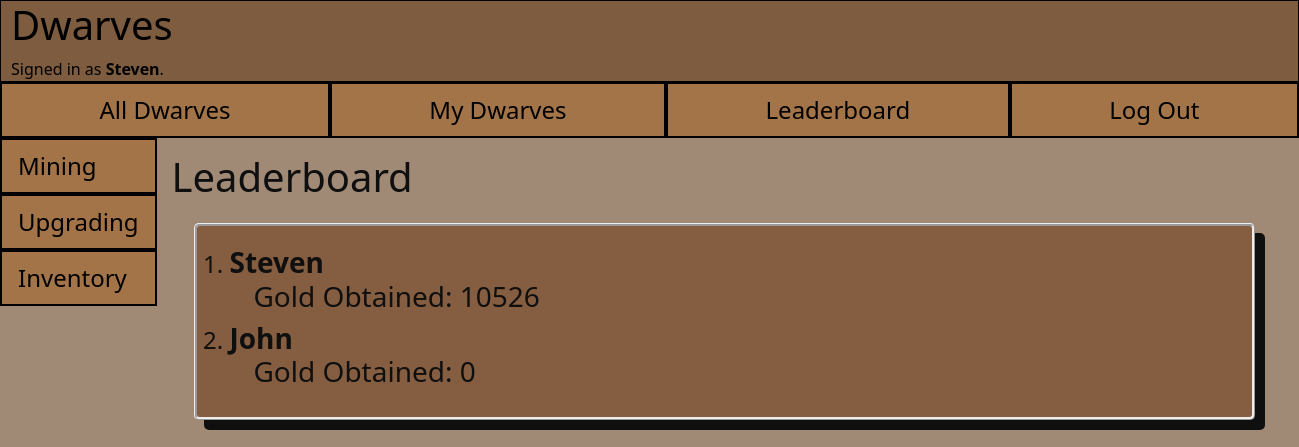
/leaderboard (signed in), run on the app's committed database.
### dwarves/models.py (models this page shows)
class User(AbstractUser):
    gold_obtained = models.IntegerField(default=0)

### dwarves/views.py (the view)
# urls.py: path("leaderboard", views.leaderboard, name="leaderboard"),
def leaderboard(request):
    users = User.objects.order_by("-gold_obtained")
    return render(request, "dwarves/leaderboard.html", {
        "users": users
    })

### dwarves/templates/dwarves/leaderboard.html
{% extends "dwarves/layout.html" %}
{% block body %}
<h1>Leaderboard</h1>
<div class=row style="margin:2%; margin-left:3%; border-style:ridge; border-radius:5px;
                    box-shadow: 10px 10px; background-color:#855E42">
<ol style="margin:20px; font-size:x-large">
{% for user in users %}
    <li>
        <h3><strong>{{ user.username }}</strong>
        <div class= "container">Gold Obtained: {{user.gold_obtained }}</div></h3>
    </li>
{% endfor %}
</ol>
</div>
{% endblock %}

### dwarves/templates/dwarves/layout.html (shortened to what this page needs)
{% load static %}
<!DOCTYPE html>
<html lang="en">
    <head>
        <link href="https://cdn.jsdelivr.net/npm/bootstrap@5.0.0-beta2/dist/css/bootstrap.min.css" rel="stylesheet">
        <link href="{% static 'dwarves/styles.css' %}" rel="stylesheet">
    </head>
    <body>
        <div class="page-header">
            <h1 style="margin-left:10px">Dwarves</h1>
            <div style="margin-left:10px">
                {% if user.is_authenticated %}
                    Signed in as <strong>{{ user.username }}</strong>.
                {% else %}
                    Not signed in.
                {% endif %}
            </div>
        </div>
        <ul class="nav justify-content-center nav-fill">
            <li class="nav-item">
                <a class="nav-link" href="{% url 'all_dwarves' %}">All Dwarves</a>
            </li>
            {% if user.is_authenticated %}
                <li class="nav-item">
                    <a class="nav-link" href="{% url 'my_dwarves' %}">My Dwarves</a>
                </li>
                <li class="nav-item">
                    <a class="nav-link" href="{% url 'leaderboard' %}">Leaderboard</a>
                </li>
                <li class="nav-item">
                    <a class="nav-link" href="{% url 'logout' %}">Log Out</a>
                </li>
            {% endif %}
        </ul>
        <div class="vertical-nav">
            <ul class="nav flex-column">
            <li class="nav-item">
              <a class="nav-link active" aria-current="page" href="{% url 'mining' %}">Mining</a>
            </li>
            <li class="nav-item">
              <a class="nav-link" href="{% url 'select' %}">Upgrading</a>
            </li>
            <li class="nav-item">
              <a class="nav-link" href="{% url 'inventory' %}">Inventory</a>
            </li>
            </ul>
        </div>
            <div class="container" style="margin-left:134px !important; position:relative !important; left:15px; top:15px !important">
            {% block body %}
            {% endblock %}
            </div>
    </body>
</html>

### dwarves/static/dwarves/styles.css (style rules this page uses)
body { background-color:rgb(160, 137, 117) !important; color: rgb(15, 15, 15); }
.page-header { background-color: rgb(126, 92, 63); color:black; border:1px solid; }
.nav-link { font-size: 150% !important; }
.vertical-nav { float: left !important; }
.nav-link { background-color: rgb(164,116,73) !important; color:black !important; border:2px solid !important; }

### data on the page
User: username "Steven", gold_obtained "10526"
User: username "John", gold_obtained "0"
